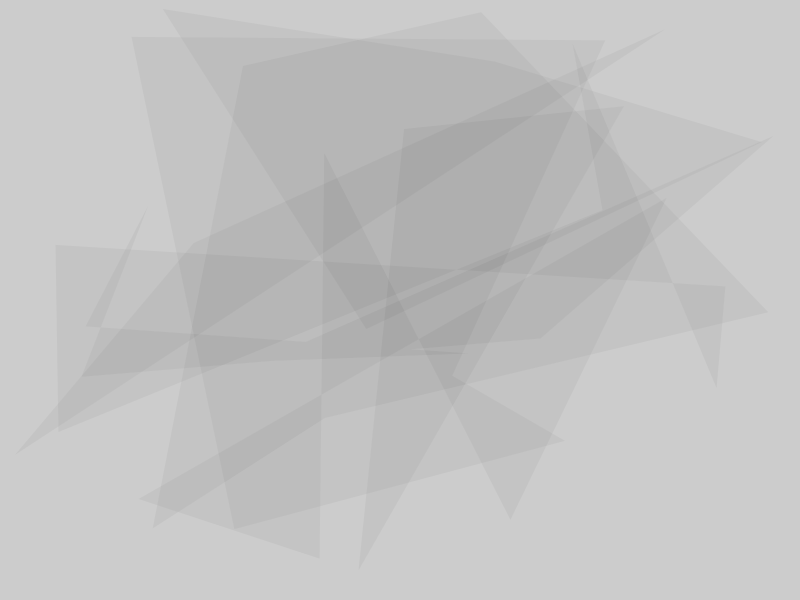
Frame 1 (no input)
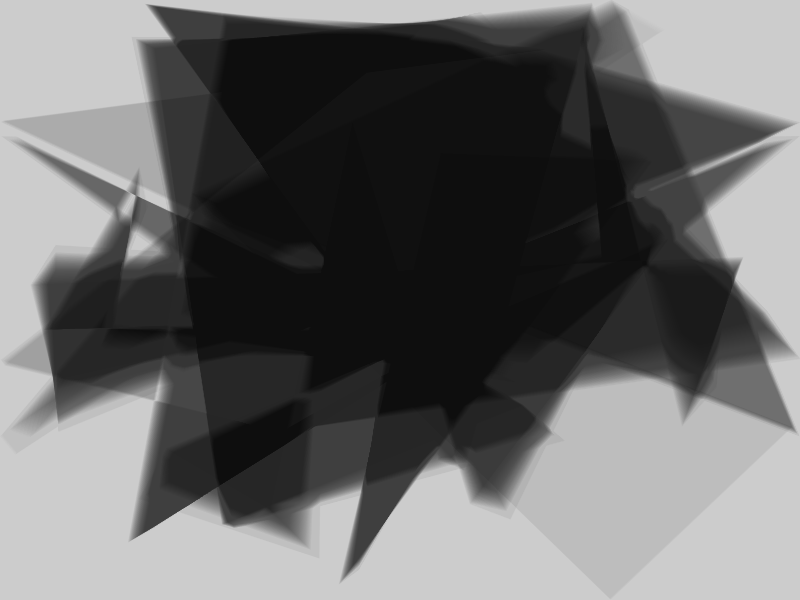
Frame 60 (the mouse pressed at the canvas centre just before this capture)
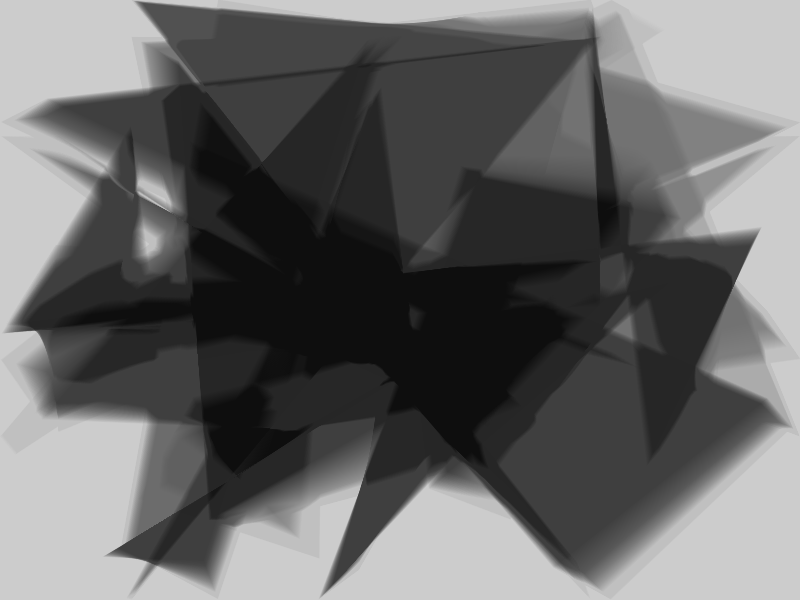
Frame 120 (the mouse held since frame 60 and released just before this capture)

The Processing sketch that drew these frames (run headless with seeded random() and noise(); from frame 60 on, the mouse is pressed at the canvas centre):

// Processing sketch: processing_158635
// ── processing_158635.pde

ArrayList <Swarm> swarms;

void setup(){
  size(800, 600);
  swarms = new ArrayList();
  int n_swarms = (int) random(5) + 5;
  for(int i = 0; i < n_swarms; i++){
    swarms.add(new Swarm());
  }
  fill(0, 30);
  noStroke();
}

void draw(){
  //background(255);
  fill(0, 10);
  for(Swarm s : swarms){
    s.update();
    s.display();
  }
  fill(255, 2);
  rect(0, 0, width, height);
}

class Swarm{
  ArrayList <Boid> boids;
  
  Swarm(){
    boids = new ArrayList();
    int n_boids = (int) random(5) + 3;
    for(int i = 0; i < n_boids; i++){
      boids.add(new Boid());
    } 
  }
  
  void update(){
    for(Boid b : boids){
      b.update();
    }
  }
  
  void display(){
    beginShape();
    for(Boid b : boids){
      b.display();
      vertex(b.location.x, b.location.y);
    }
    endShape(CLOSE);
  }
}

class Boid{
  PVector location;
  PVector speed;
  Boid(){
    location = new PVector(random(width), random(height));
    speed = new PVector(random(2) - 1, random(2) - 1);     
  }
  
  void update(){    
    if(location.x > width) location.x = 0;
    if(location.x < 0) location.x = width;
    if(location.y > height) location.y = 0;
    if(location.y < 0) location.y = height;
    
    location.add(speed);    
  }
  
  void display(){
    //ellipse(location.x, location.y, 10, 10);
  }
}
